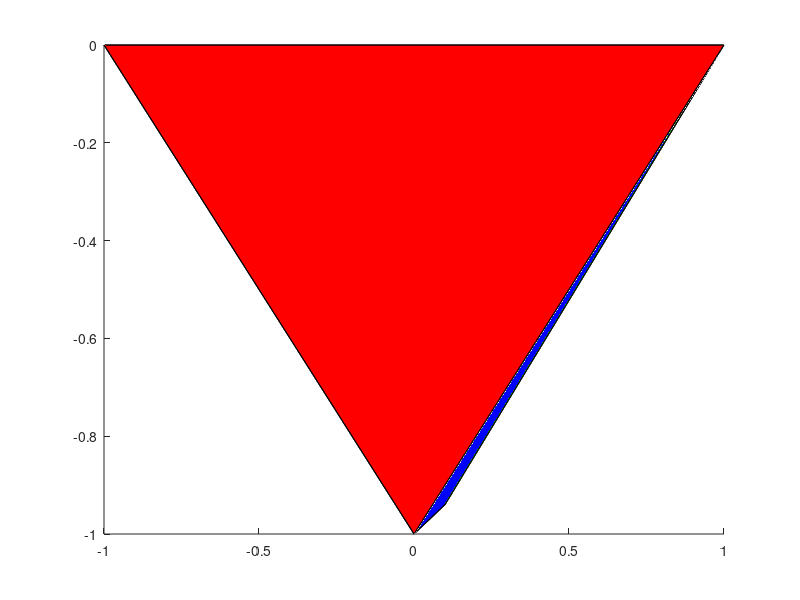

Write the MATLAB code that produced this figure. (Note: this script raises an error after producing the figure.)
clear; clf;

% regular tetrahedron
x = [1 -1 0 0.1];
y = [0 0 -1 -0.94];
z = [-1/sqrt(2) -1/sqrt(2) 1/sqrt(2) -1/sqrt(2)];

% edge vectors
t23 = [x(3)-x(2), y(3)-y(2), z(3)-z(2)];  l23 = norm(t23);
t24 = [x(4)-x(2), y(4)-y(2), z(4)-z(2)];  l24 = norm(t24);
t12 = [x(2)-x(1), y(2)-y(1), z(2)-z(1)];  l12 = norm(t12);
t13 = [x(3)-x(1), y(3)-y(1), z(3)-z(1)];  l13 = norm(t13);
t14 = [x(4)-x(1), y(4)-y(1), z(4)-z(1)];  l14 = norm(t14);
t34 = [x(4)-x(3), y(4)-y(3), z(4)-z(3)];  l34 = norm(t34);

% twice the opposite triangle areas
S1 = norm( cross(t23, t24) );
S2 = norm( cross(t13, t14) );
S3 = norm( cross(t12, t14) );
S4 = norm( cross(t12, t13) );

% patch
patch(x([1 2 3]), y([1 2 3]), z([1 2 3]), 'red'); hold on
patch(x([1 2 4]), y([1 2 4]), z([1 2 4]), 'green');
patch(x([1 3 4]), y([1 3 4]), z([1 3 4]), 'blue');
patch(x([2 3 4]), y([2 3 4]), z([2 3 4]), 'magenta');
alpha(0.2);

for ii = 1:4,
    str = sprintf('%d',ii);
    text(x(ii),y(ii),z(ii),str, 'FontSize', 30);
end

axis equal;

% determine left or right tetrahedron
if( cross(t12, t13) * t14' > 0 ),
    type = 1;
    K = 1;
else
    type = 2;
    K = -1;
end

F = [1 1 1 1; x; y; z];
V = 1/6 * abs( det(F) );
F = F / det(F);

S = diag([S1, S2, S3, S4]);

Mat = - K * inv(S) * inv(F);
S = diag(S);

n1 = Mat(1,2:4);
n2 = Mat(2,2:4);
n3 = Mat(3,2:4);
n4 = Mat(4,2:4);

% quiver3(x, y, z, Mat(:,2)', Mat(:,3)', Mat(:,4)', 0.785, 'LineWidth', 3);
nabla1 = - S(1) / 6 / V * n1;
nabla2 = - S(2) / 6 / V * n2;
nabla3 = - S(3) / 6 / V * n3;
nabla4 = - S(4) / 6 / V * n4;

bits = codegen(4, 4);
Z = 1./4 * bits;  Z = Z';
A = [1 1 1 1; x; y; z];
F = A / det(A);
X = det(A) * F * Z;
X = X';  X = X(:,2:4);  Z = Z';

% plot N12
n12x = l12 * ( Z(:,1) * nabla2(1) - Z(:,2) * nabla1(1) );
n12y = l12 * ( Z(:,1) * nabla2(2) - Z(:,2) * nabla1(2) );
n12z = l12 * ( Z(:,1) * nabla2(3) - Z(:,2) * nabla1(3) );

scatter3(X(:,1), X(:,2), X(:,3), 60, 'filled');
quiver3(X(:,1), X(:,2), X(:,3), n12x, n12y, n12z, 0.6, 'LineWidth', 1);

